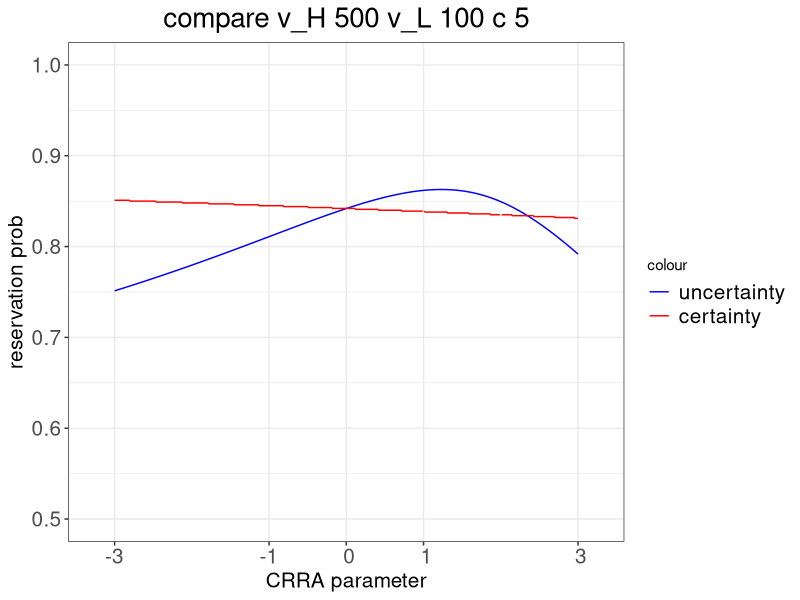
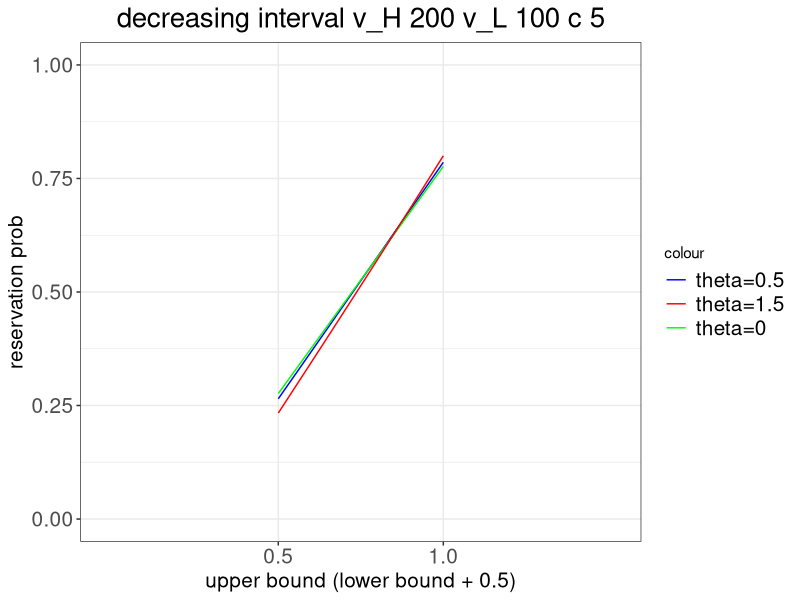

These charts were generated, in order, by the following R code:
##### Simulation preparation #####
# add packages
library(ggplot2)

## set up utility functions and optimization functions
# utility function
crra = function(x, theta){
  if (theta == 1){return(log(x))}
  else{return((x^(1-theta)-1)/(1-theta))}
}

cara = function(x, theta){
  return(1-exp(-theta*x))
}  

# solve for the optimal solution for uncertainty treatment
solution_u = function(theta, alpha, beta, vh, vl, c){
  
  # calculate utility
  u_vh = crra(vh, theta)
  u_vhc = crra(vh-c, theta)
  u_vl = crra(vl, theta)
  u_vlc = crra(vl-c, theta)
  
  # calculate coefficients for the formula
  a = (u_vhc - u_vlc)/2
  b = (beta-alpha)*(u_vl - u_vh) + alpha*(u_vlc-u_vhc)
  c = u_vhc*(beta^2/2) + u_vlc*(beta-beta^2/2) - alpha*u_vlc - (beta-alpha)*u_vl
  
  # set up conditions for valid solutions
  result0 = c
  result1 = a + b + c
  exist = b^2 - 4*a*c
  axis = -b/(2*a)
  
  if (exist < 0){
    return(c(result0, result1, exist, axis, 1, 1, a, b, c))
  }
  else{
    sol1 = (-b - sqrt(exist))/(2*a)
    sol2 = (-b + sqrt(exist))/(2*a)
    return(c(result0, result1, exist, axis, sol1, sol2, a, b, c))
  }
}

# solve for the optimal solution for certainty treatment
solution_c = function(theta, vh, vl, c){
  
  # skip theta=1 and theta=2
  if (theta==1 | theta==2){
    return(c(NA,NA,NA,NA))
  }
  else{
    
    # calculate LHS of the equation and find the value closest to 0
    z = seq(from=0, to=1, by=0.001)
    phi1 = (vh*z+vl*(1-z)-c)^(1-theta)*z + (vh-c)^(2-theta)/((2-theta)*(vh-vl))
    phi2 = -(vh*z+vl*(1-z)-c)^(2-theta)/((2-theta)*(vh-vl)) - (vh*z+vl*(1-z))^(1-theta)
    phi = phi1 + phi2
    dist = abs(phi)
    min_dist = min(dist)
    min_z = z[which.min(dist)]
  
    # return the solution conditional on the original value and the distance
    if (max(phi) <= 0){return(c(-10000,0,max(phi),min(phi)))}
    else if(min(phi) >= 0){return(c(10000,1,max(phi),min(phi)))}
    else{
      return(c(min_dist,min_z,max(phi),min(phi)))
    }
  }
}


##### Reservation prob vs risk preference #####
# set up parameters
vh = 500
vl = 100
c = 5
alpha = 0
beta = 1

df = data.frame(
  theta = seq(from=-3, to=3, by=0.01)
)

for (i in 1:length(df$theta)){
  solution = solution_u(df$theta[i], alpha, beta, vh, vl, c)
  df$size0[i] = solution[1]
  df$size1[i] = solution[2]
  df$exist[i] = solution[3]
  df$axis[i] = solution[4]
  df$prob[i] = solution[5]
  df$prob2[i] = solution[6]
  df$a[i] = solution[7]
  df$b[i] = solution[8]
  df$c[i] = solution[9]
  
  solution2 = solution_c(df$theta[i], vh, vl, c)
  df$dist_c[i] = solution2[1]
  df$prob_c[i] = solution2[2]
  df$max_phi[i] = solution2[3]
  df$min_phi[i] = solution2[4]
}

# graph the relation between risk aversion parameter and reservation price
title = paste('compare', 'v_H', as.character(vh), 'v_L', as.character(vl),
              'c', as.character(c), sep = ' ')
file = paste("D:/Dropbox/Working Papers/Expost Uncertainty in Searching and Ranking/data/", title, sep = "")
file = paste(file, ".png", sep = "")
png(file, width = 600, height = 400)

pic = ggplot(data = df) +
  geom_line(aes(x=theta, y=prob, colour = 'blue')) +
  geom_line(aes(x=theta, y=prob_c, colour = 'red')) +
  scale_x_discrete(name='CRRA parameter', waiver(), limits=c(-3,-1,0,1,3)) +
  scale_y_continuous(name='reservation prob', limits=c(0.5,1)) +
  ggtitle(title) + 
  theme_bw() + 
  scale_colour_manual(values=c('blue', 'red'), labels=c('uncertainty', 'certainty')) +
  theme(plot.title = element_text(hjust = 0.5, size = 20), legend.text = element_text(size = 15),
        axis.title.x = element_text(size = 15), axis.title.y = element_text(size = 15),
        axis.text.x = element_text(size = 15), axis.text.y = element_text(size = 15))

print(pic)
dev.off()


##### Reservation prob vs decreasing interval #####
# set up parameters
vh = 200
vl = 100
beta = 1
alpha = 0.5

# create df
theta = 0.5
df = data.frame(
  lower = alpha - seq(from=0, to=0.5, by=0.01),
  upper = beta - seq(from=0, to=0.5, by=0.01)
)

for (i in 1:length(df$lower)){
  solution = solution_u(theta, df$lower[i], df$upper[i], vh, vl, c)
  df$size0[i] = solution[1]
  df$size1[i] = solution[2]
  df$exist[i] = solution[3]
  df$axis[i] = solution[4]
  df$prob[i] = solution[5]
  df$prob2[i] = solution[6]
  df$a[i] = solution[7]
  df$b[i] = solution[8]
  df$c[i] = solution[9]
}

# create df2
theta = 0
df2 = data.frame(
  lower = alpha - seq(from=0, to=0.5, by=0.01),
  upper = beta - seq(from=0, to=0.5, by=0.01)
)

for (i in 1:length(df2$lower)){
  solution = solution_u(theta, df2$lower[i], df2$upper[i], vh, vl, c)
  df2$size0[i] = solution[1]
  df2$size1[i] = solution[2]
  df2$exist[i] = solution[3]
  df2$axis[i] = solution[4]
  df2$prob[i] = solution[5]
  df2$prob2[i] = solution[6]
  df2$a[i] = solution[7]
  df2$b[i] = solution[8]
  df2$c[i] = solution[9]
}

# create df2
theta = 1.5
df3 = data.frame(
  lower = alpha - seq(from=0, to=0.5, by=0.01),
  upper = beta - seq(from=0, to=0.5, by=0.01)
)

for (i in 1:length(df3$lower)){
  solution = solution_u(theta, df3$lower[i], df3$upper[i], vh, vl, c)
  df3$size0[i] = solution[1]
  df3$size1[i] = solution[2]
  df3$exist[i] = solution[3]
  df3$axis[i] = solution[4]
  df3$prob[i] = solution[5]
  df3$prob2[i] = solution[6]
  df3$a[i] = solution[7]
  df3$b[i] = solution[8]
  df3$c[i] = solution[9]
}

# graph the relation between risk aversion parameter and reservation price
title = paste('decreasing interval', 'v_H', as.character(vh), 'v_L', as.character(vl),
              'c', as.character(c), sep = ' ')
file = paste("D:/Dropbox/Working Papers/Expost Uncertainty in Searching and Ranking/data/", title, sep = "")
file = paste(file, ".png", sep = "")
png(file, width = 600, height = 400)

pic = ggplot() +
  geom_line(data = df, aes(x=upper, y=prob, colour = 'blue')) +
  geom_line(data = df2, aes(x=upper, y=prob, colour = 'red')) +
  geom_line(data = df3, aes(x=upper, y=prob, colour = 'green')) +
  scale_x_discrete(name='upper bound (lower bound + 0.5)', waiver(), limits=c(0.5,1)) +
  scale_y_continuous(name='reservation prob', limits=c(0,1)) +
  ggtitle(title) + 
  theme_bw() + 
  scale_colour_manual(values=c('blue','red','green'), labels=c('theta=0.5','theta=1.5','theta=0')) +
  theme(plot.title = element_text(hjust = 0.5, size = 20), legend.text = element_text(size = 15),
        axis.title.x = element_text(size = 15), axis.title.y = element_text(size = 15),
        axis.text.x = element_text(size = 15), axis.text.y = element_text(size = 15))

print(pic)
dev.off()

